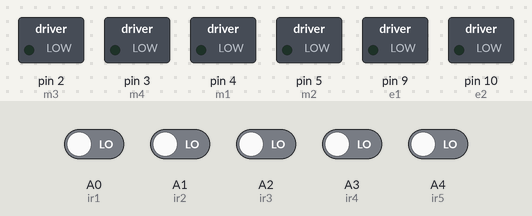
Bench run of a sketch on a simulated Arduino Uno, built with avr-gcc and run on an emulated ATmega328P. Parts: switched loads named in the sketch (green lamp = pin HIGH). Inputs (shaded band) come from the test bench; at power-on: A0 (ir1), A1 (ir2), A2 (ir3), A3 (ir4), A4 (ir5) LOW.

Above: at 1.2 s.
1.3 s: A0 (ir1) driven HIGH and A1 (ir2) driven HIGH
At 2.0 s:
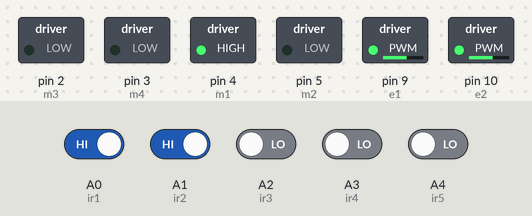
2.8 s: A2 (ir3) driven HIGH and A3 (ir4) driven HIGH
At 3.2 s:
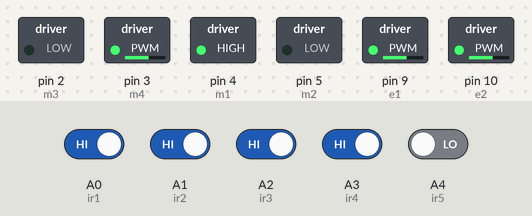
Timing chart, 0 to 5.8 s (numbered marks = the images above; inputs shaded):
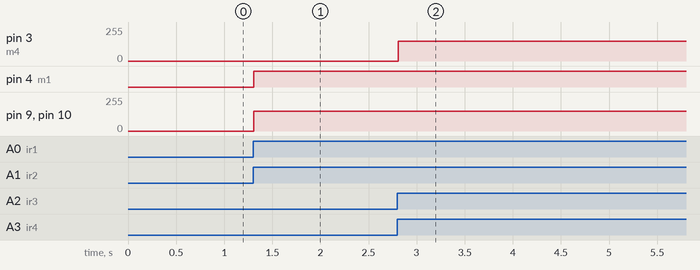

Measured:
- after the input at 1.3 s, pin 4 (m1): LOW → HIGH at once; pin 9 (e1), pin 10 (e2): 0/255 → 150/255 at once
- after the input at 2.8 s, pin 3 (m4): 0/255 → 150/255 at once

The sketch:

line_follower.ino
```cpp
#define m1 4  //Right Motor MA1
#define m2 5  //Right Motor MA2
#define m3 2  //Left Motor MB1
#define m4 3  //Left Motor MB2
#define e1 9  //Right Motor Enable Pin EA
#define e2 10 //Left Motor Enable Pin EB

//**********5 Channel IR Sensor Connection**********//
#define ir1 A0
#define ir2 A1
#define ir3 A2
#define ir4 A3
#define ir5 A4
//*************************************************//
int dth = 150;
int dth_2 = 200;
int dtime = 10;
void setup() {
  pinMode(m1, OUTPUT);
  pinMode(m2, OUTPUT);
  pinMode(m3, OUTPUT);
  pinMode(m4, OUTPUT);
  pinMode(e1, OUTPUT);
  pinMode(e2, OUTPUT);
  pinMode(ir1, INPUT);
  pinMode(ir2, INPUT);
  pinMode(ir3, INPUT);
  pinMode(ir4, INPUT);
  pinMode(ir5, INPUT);
}

void loop() {
  //Reading Sensor Values
  int s1 = digitalRead(ir1);  //Left Most Sensor
  int s2 = digitalRead(ir2);  //Left Sensor
  int s3 = digitalRead(ir3);  //Middle Sensor
  int s4 = digitalRead(ir4);  //Right Sensor
  int s5 = digitalRead(ir5);  //Right Most Sensor

  //if only middle sensor detects black line
  if((s1 == 1) && (s2 == 1) && (s3 == 0) && (s4 == 1) && (s5 == 1))
  {
    //going forward with full speed
    analogWrite(e1, dth); //you can adjust the speed of the motors from 0-255
    analogWrite(e2, dth); //you can adjust the speed of the motors from 0-255
    analogWrite(m1, dth_2);
    analogWrite(m2, 0);
    analogWrite(m3, dth_2);
    analogWrite(m4, 0);
    delay(dtime);
  }

  //if only left sensor detects black line
  if((s1 == 1) && (s2 == 0) && (s3 == 1) && (s4 == 1) && (s5 == 1))
  {
    //going right with full speed
    analogWrite(e1, dth); //you can adjust the speed of the motors from 0-255
    analogWrite(e2, dth); //you can adjust the speed of the motors from 0-255
    analogWrite(m1, 0);
    analogWrite(m2, 0);
    analogWrite(m3, dth);
    analogWrite(m4, 0);
    delay(dtime);
  }

  //if only left most sensor detects black line
  if((s1 == 0) && (s2 == 1) && (s3 == 1) && (s4 == 1) && (s5 == 1))
  {
    //going right with full speed
    analogWrite(e1, dth); //you can adjust the speed of the motors from 0-255
    analogWrite(e2, dth); //you can adjust the speed of the motors from 0-255
    analogWrite(m1, 0);
    analogWrite(m2, dth);
    analogWrite(m3, dth);
    analogWrite(m4, 0);
    delay(dtime);
  }

  //if only right sensor detects black line
  if((s1 == 1) && (s2 == 1) && (s3 == 1) && (s4 == 0) && (s5 == 1))
  {
    //going left with full speed
    analogWrite(e1, dth); //you can adjust the speed of the motors from 0-255
    analogWrite(e2, dth); //you can adjust the speed of the motors from 0-255
    analogWrite(m1, dth);
    analogWrite(m2, 0);
    analogWrite(m3, 0);
    analogWrite(m4, 0);
    delay(dtime);
  }

  //if only right most sensor detects black line
  if((s1 == 1) && (s2 == 1) && (s3 == 1) && (s4 == 1) && (s5 == 0))
  {
    //going left with full speed
    analogWrite(e1, dth); //you can adjust the speed of the motors from 0-255
    analogWrite(e2, dth); //you can adjust the speed of the motors from 0-255
    analogWrite(m1, dth);
    analogWrite(m2, 0);
    analogWrite(m3, 0);
    analogWrite(m4, dth);
    delay(dtime);
  }

  //if middle and right sensor detects black line
  if((s1 == 1) && (s2 == 1) && (s3 == 0) && (s4 == 0) && (s5 == 1))
  {
    //going left with full speed
    analogWrite(e1, dth); //you can adjust the speed of the motors from 0-255
    analogWrite(e2, dth); //you can adjust the speed of the motors from 0-255
    analogWrite(m1, dth);
    analogWrite(m2, 0);
    analogWrite(m3, 0);
    analogWrite(m4, 0);
    delay(dtime);
  }

  //if middle and left sensor detects black line
  if((s1 == 1) && (s2 == 0) && (s3 == 0) && (s4 == 1) && (s5 == 1))
  {
    //going right with full speed
    analogWrite(e1, dth); //you can adjust the speed of the motors from 0-255
    analogWrite(e2, dth); //you can adjust the speed of the motors from 0-255
    analogWrite(m1, 0);
    analogWrite(m2, 0);
    analogWrite(m3, dth);
    analogWrite(m4, 0);
  }

  //if middle, left and left most sensor detects black line
  if((s1 == 0) && (s2 == 0) && (s3 == 0) && (s4 == 1) && (s5 == 1))
  {
    //going right with full speed
    analogWrite(e1, dth); //you can adjust the speed of the motors from 0-255
    analogWrite(e2, dth); //you can adjust the speed of the motors from 0-255
    analogWrite(m1, 0);
    analogWrite(m2, 0);
    analogWrite(m3, dth);
    analogWrite(m4, 0);
    delay(dtime);
  }

  //if middle, right and right most sensor detects black line
  if((s1 == 1) && (s2 == 1) && (s3 == 0) && (s4 == 0) && (s5 == 0))
  {
    //going left with full speed
    analogWrite(e1, dth); //you can adjust the speed of the motors from 0-255
    analogWrite(e2, dth); //you can adjust the speed of the motors from 0-255
    analogWrite(m1, dth);
    analogWrite(m2, 0);
    analogWrite(m3, 0);
    analogWrite(m4, 0);
    delay(dtime);
  }

  //if all sensors are on a black line
  if((s1 == 0) && (s2 == 0) && (s3 == 0) && (s4 == 0) && (s5 == 0))
  {
    //stop
    digitalWrite(m1, 0);
    digitalWrite(m2, 0);
    digitalWrite(m3, 0);
    digitalWrite(m4, 0);
    delay(dtime);
  }
}
```
